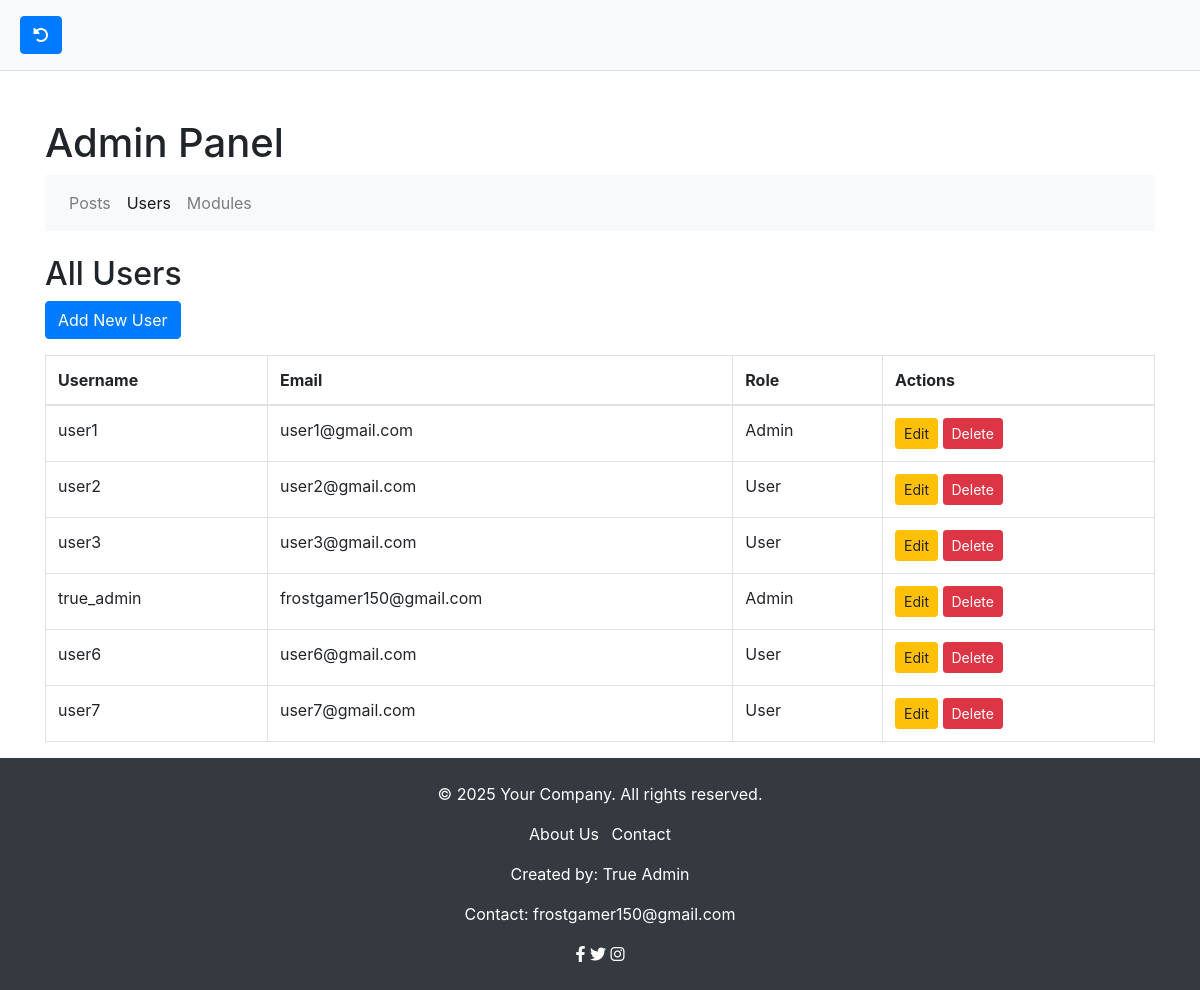
/includes/admin.php?view=users (signed in), run on the app's committed database.
### tables this page shows
CREATE TABLE `users` (
  `id` int(11) NOT NULL,
  `username` varchar(50) NOT NULL,
  `email` varchar(100) NOT NULL,
  `password` varchar(255) NOT NULL,
  `admin` tinyint(1) DEFAULT 0
);

### includes/admin.php (called while the page is built, shortened)
<?php include '../templates/header.php'; ?>
<?php
include '../includes/db_connection.php';
try {
    $usersStmt = $pdo->prepare('SELECT id, username, email, `admin` FROM users');
    $usersStmt->execute();
    $users = $usersStmt->fetchAll(PDO::FETCH_ASSOC);
} catch (PDOException $e) {
    echo 'Error: ' . $e->getMessage();
    exit();
}
$view = $_GET['view'] ?? 'posts';
include "../templates/admin.html.php"
?>
<?php include '../templates/footer.php'; ?>

### templates/admin.html.php (the view, shortened to what this page needs)
<!DOCTYPE html>
<html lang="en">
<head>
    <link href="https://stackpath.bootstrapcdn.com/bootstrap/4.5.2/css/bootstrap.min.css" rel="stylesheet">
</head>
<body>
<div class="container mt-5">
    <h1>Admin Panel</h1>
    <nav class="navbar navbar-expand-lg navbar-light bg-light">
        <div class="collapse navbar-collapse" id="navbarNav">
            <ul class="navbar-nav">
                <li class="nav-item <?php echo $view == 'posts' ? 'active' : ''; ?>">
                    <a class="nav-link" href="?view=posts">Posts</a>
                </li>
                <li class="nav-item <?php echo $view == 'users' ? 'active' : ''; ?>">
                    <a class="nav-link" href="?view=users">Users</a>
                </li>
                <li class="nav-item <?php echo $view == 'modules' ? 'active' : ''; ?>">
                    <a class="nav-link" href="?view=modules">Modules</a>
                </li>
            </ul>
        </div>
    </nav>
    <?php if ($view == 'posts'): ?>
        <div class="mt-4">
            <h2>All Posts</h2>
            <table class="table table-bordered">
                <thead>
                    <tr>
                        <th>Title</th>
                        <th>Content</th>
                        <th>Module</th>
                        <th>Actions</th>
                    </tr>
                </thead>
                <tbody>
                    <?php foreach ($posts as $post): ?>
                        <tr>
                            <td><?php echo htmlspecialchars($post['title']); ?></td>
                            <td><?php echo htmlspecialchars(substr($post['content'], 0, 50)) . '...'; ?></td>
                            <td><?php echo htmlspecialchars($post['module_name']); ?></td>
                            <td>
                                <a href="post_detail.php?id=<?php echo $post['id']; ?>" class="btn btn-info btn-sm">View</a>
                                <a href="?delete_post_id=<?php echo $post['id']; ?>" class="btn btn-danger btn-sm" onclick="return confirm('Are you sure you want to delete this post?')">Delete</a>
                            </td>
                        </tr>
                    <?php endforeach; ?>
                </tbody>
            </table>
        </div>
    <?php elseif ($view == 'users'): ?>
        <div class="mt-4">
            <h2>All Users</h2>
            <div class="mb-3">
                <a href="add_user.php" class="btn btn-primary">Add New User</a>
            </div>
            <table class="table table-bordered">
                <thead>
                    <tr>
                        <th>Username</th>
                        <th>Email</th>
                        <th>Role</th>
                        <th>Actions</th>
                    </tr>
                </thead>
                <tbody>
                    <?php foreach ($users as $user): ?>
                        <tr>
                            <td><?php echo htmlspecialchars($user['username']); ?></td>
                            <td><?php echo htmlspecialchars($user['email']); ?></td>
                            <td>
                                <?php echo $user['admin'] == 1 ? 'Admin' : 'User'; ?>
                            </td>
                            <td>
                                <a href="edit_user.php?id=<?php echo $user['id']; ?>" class="btn btn-warning btn-sm">Edit</a>
                                <a href="?delete_user_id=<?php echo $user['id']; ?>" class="btn btn-danger btn-sm" onclick="return confirm('Are you sure you want to delete this user?')">Delete</a>
                            </td>
                        </tr>
                    <?php endforeach; ?>
                </tbody>
            </table>
        </div>
    <?php endif; ?>
</div>
</body>
</html>

### templates/header_style.css (style rules this page uses)
* { margin: 0; padding: 0; box-sizing: border-box; }
.btn { display: inline-block; padding: 10px 15px; text-decoration: none; color: #fff; background-color: #007bff; border-radius: 25px; font-weight: bold; }

### data on the page
users: username "user1", email "user1@gmail.com", admin "Admin"
users: username "user2", email "user2@gmail.com", admin "User"
users: username "user3", email "user3@gmail.com", admin "User"
users: username "true_admin", email "frostgamer150@gmail.com", admin "Admin"
users: username "user6", email "user6@gmail.com", admin "User"
users: username "user7", email "user7@gmail.com", admin "User"
